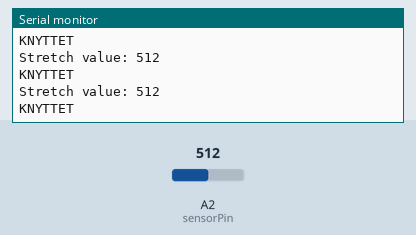
The sketch below on a simulated Arduino Uno, built with avr-gcc and run on an emulated ATmega328P. Parts: the last lines printed to the serial monitor. Inputs (shaded band) come from the test bench; at power-on: A2 (sensorPin) = 512.

Above: at 1.2 s.
1.3 s: A2 (sensorPin) set to 716
At 1.56 s:
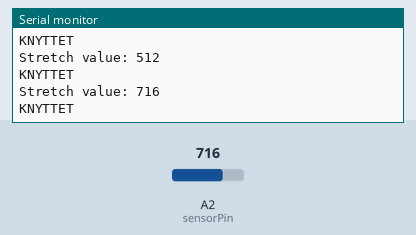
2.8 s: A2 (sensorPin) set to 900
At 2.96 s:
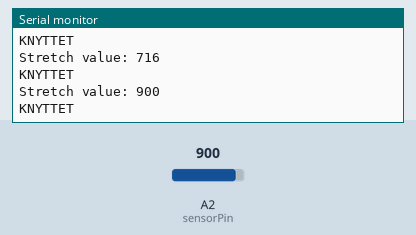
Timing chart, 0 to 5.8 s (numbered marks = the images above; inputs shaded):
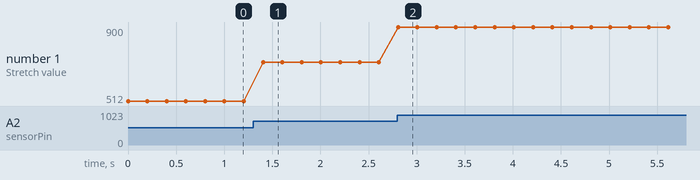

The sketch:

stretch_sensor.ino
```cpp
// testkode til knyttet/åben hånd m. stretch sensor
// Nu bruger vi CodeCell C3 i stedet for Arduino UNO. Se tidligere commit for Arduino version: https://github.com/Lykkeskov/DDU-Eksamensprojekt/commit/e09e7cadb47d8a1a6825ed94518d2c57081b8c6f#diff-555a3769563a6809d7aa18cfc66e36a1efeb52e8dcc6c21aba2c164891c4e84f
const int sensorPin = 2;  // GPIO2
int sensorValue = 0;

int threshold = 2400; // ESP32 har højere opløsning (0–4095)

void setup() {
  Serial.begin(115200);
}

void loop() {
  sensorValue = analogRead(sensorPin);

  Serial.print("Stretch value: ");
  Serial.println(sensorValue);

  if (sensorValue < threshold) {
    Serial.println("KNYTTET");
  } else {
    Serial.println("ÅBEN");
  }

  delay(200);
}
```

Measured:
- after the input at 1.3 s, the serial monitor: prints a new line after 0.10 s (image 1)
- after the input at 2.8 s, the serial monitor: prints a new line at once (image 2)
- plotted number 1: 512 → 716 after the input at 1.3 s, 716 → 900 after the input at 2.8 s
